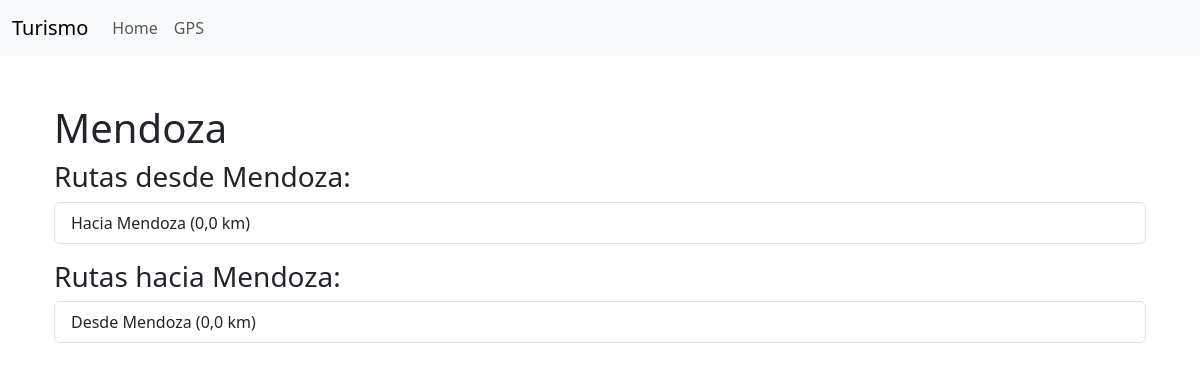
/city/1/, run on an earlier commit of the app's database.
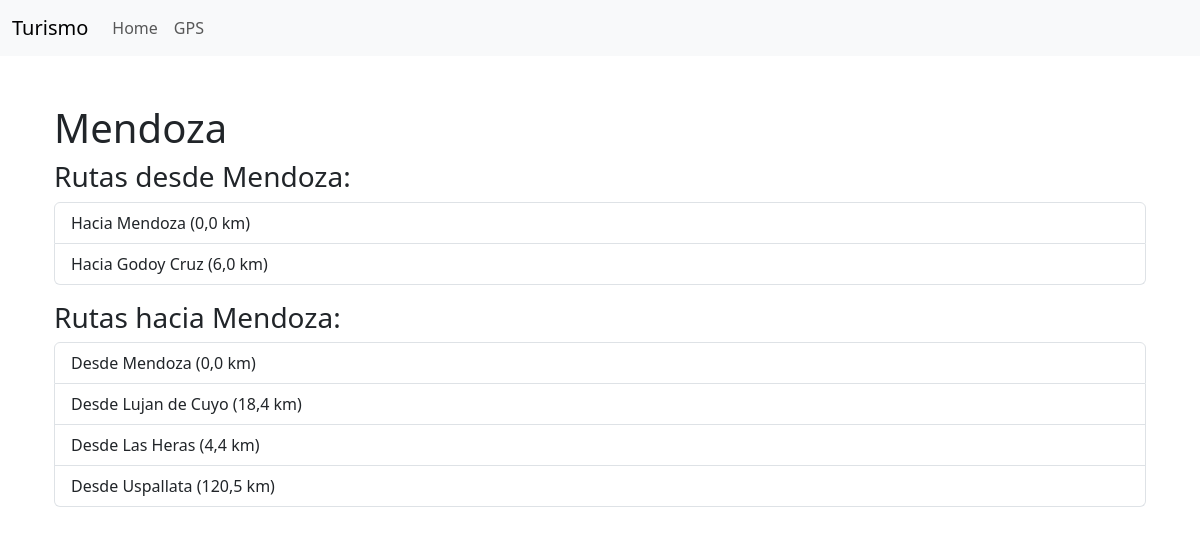
And on a later commit of the database.
### routes/models.py (models this page shows, shortened)
class City(models.Model):
    name = models.CharField(max_length=100)
    descripcion = models.TextField(blank=True, null=True, help_text="Breve descripción de la ciudad")
    atracciones = models.CharField(max_length=100, blank=True, null=True, help_text="Atracciones turísticas")
    mejor_epoca_para_visitar = models.CharField(max_length=50, blank=True, null=True, help_text="Mejor época para visitar")
    clima_promedio = models.CharField(max_length=50, blank=True, null=True, help_text="Clima promedio")

class Route(models.Model):
    start_city = models.ForeignKey(City, related_name='route_start', on_delete=models.CASCADE)
    end_city = models.ForeignKey(City, related_name='route_end', on_delete=models.CASCADE)
    distance = models.FloatField()

### routes/views.py (the view)
# urls.py: path('city/<int:id>/', views.city_detail, name='city_detail'),
def city_detail(request, id):
    ciudad = get_object_or_404(City, id=id)
    rutas_salida = Route.objects.filter(start_city=ciudad)
    rutas_llegada = Route.objects.filter(end_city=ciudad)
    return render(request, 'routes/city_detail.html', {
        'ciudad': ciudad,
        'rutas_salida': rutas_salida,
        'rutas_llegada': rutas_llegada
    })

### routes/templates/routes/city_detail.html (shortened to what this page needs)
{% extends 'routes/base.html' %}
{% block content %}
<div class="container mt-5">
    <h1>{{ ciudad.name }}</h1>
    <h3>Rutas desde {{ ciudad.name }}:</h3>
    <ul class="list-group mb-3">
        {% for ruta in rutas_salida %}
            <li class="list-group-item">
                Hacia {{ ruta.end_city.name }} ({{ ruta.distance }} km)
            </li>
        {% empty %}
            <li class="list-group-item">No hay rutas de salida.</li>
        {% endfor %}
    </ul>
    <h3>Rutas hacia {{ ciudad.name }}:</h3>
    <ul class="list-group mb-3">
        {% for ruta in rutas_llegada %}
            <li class="list-group-item">
                Desde {{ ruta.start_city.name }} ({{ ruta.distance }} km)
            </li>
        {% empty %}
            <li class="list-group-item">No hay rutas de llegada.</li>
        {% endfor %}
    </ul>
</div>
{% endblock %}

### routes/templates/routes/base.html (shortened to what this page needs)
<!DOCTYPE html>
<html lang="es">
<head>
    <link href="https://cdn.jsdelivr.net/npm/bootstrap@5.3.1/dist/css/bootstrap.min.css" rel="stylesheet">
</head>
<body>
    <nav class="navbar navbar-expand-lg navbar-light bg-light">
        <div class="container-fluid">
            <a class="navbar-brand" href="{% url 'home' %}">Turismo</a>
            <div class="collapse navbar-collapse" id="navbarNav">
                <ul class="navbar-nav">
                    <li class="nav-item">
                        <a class="nav-link" href="/">Home</a>
                    </li>
                    <li class="nav-item">
                        <a class="nav-link" href="/shortest-route">GPS</a>
                    </li>
                </ul>
            </div>
        </div>
    </nav>
    <div class="container mt-4">
        {% block content %}
        {% endblock %}
    </div>
</body>
</html>

What changed in the data, as far as the page shows it:
added Route: end_city.name "Godoy Cruz", distance "6,0", shown under "Rutas desde Mendoza:"
added Route: start_city.name "Lujan de Cuyo", distance "18,4", shown under "Rutas hacia Mendoza:"
added Route: start_city.name "Las Heras", distance "4,4", shown under "Rutas hacia Mendoza:"
added Route: start_city.name "Uspallata", distance "120,5", shown under "Rutas hacia Mendoza:"
